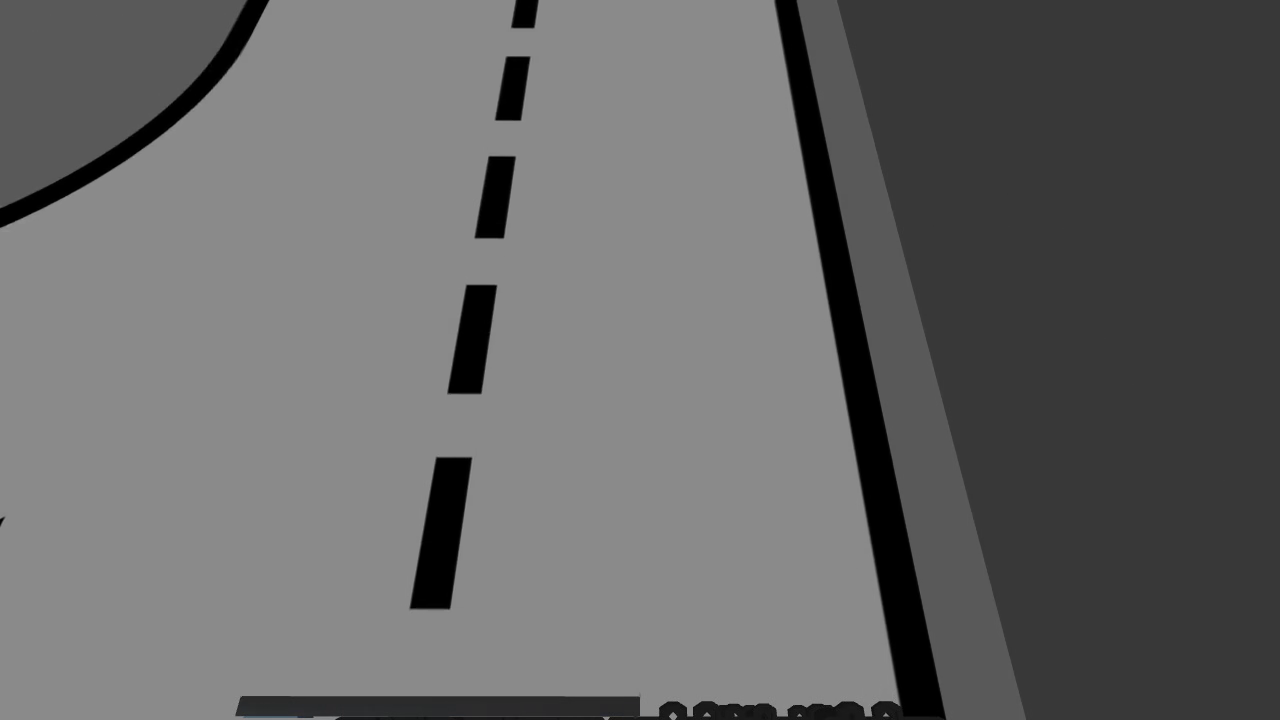
#> input picture frame 237 of sim_vid.mp4, 1280 x 720 px, given in place of video001.avi, which was not available
$ python lane_detection.py   (older library calls are emulated)
#> lines starting #> are read from the running program, lines starting #| are printed output that depends on the picture; after the words box and inside, x2 and y2 are one past the last pixel; in counts of white or black regions, pixels touching at a corner belong together; pictures that were not available may be replaced by others from this repository, and a replacement may not be noted
import cv2
import numpy as np

from sklearn.cluster import DBSCAN
from sklearn.preprocessing import StandardScaler

from scipy.spatial import distance_matrix

import time

DISPLAY = False

SAMPLE_SIZE = 150
DBSCAN_EPSILON = 0.7
HALF_LANE_SHIFT = 125
CANNY_THRESH_LOW = 550
CANNY_THRESH_HIGH = 650
EXIT_COVERAGE_PERCENT = 0.7
MAX_CONTOUR_AREA = 250
MIN_CONTOUR_AREA = 30
PRESPECTIVE_BGCOLOR = (90, 90, 90)
CROP_START_Y = 20
CROP_END_Y = 120
CROP_START_X = 40
CROP_END_X = 40

def prepare_for_canny(img):
    img = cv2.cvtColor(cv2.resize(img, None, fx=0.2, fy=0.2), cv2.COLOR_BGR2GRAY)
    img[np.where(img >= 150)] = 150
    return img

def get_lane_points(img):
    # Resize image to deal with less data
    img = prepare_for_canny(img)
    # Find lane edges
    edges = cv2.Canny(img, CANNY_THRESH_LOW, CANNY_THRESH_HIGH)
    if DISPLAY:
        cv2.imshow("edges", cv2.resize(edges, None, fx=5, fy=5))
    kernel = np.ones([6,1])
    edges = cv2.dilate(edges, kernel, iterations=1)

    # cv2.imshow("edges_dilation", cv2.resize(edges, None, fx=2, fy=2))
    # edges = cv2.erode(edges, kernel, iterations=8)

    # Extract sample points and rescale
    points = np.argwhere(edges[:,:] > 128)
    if points.shape[0] == 0:
        return points
    points = points[np.random.choice(
        len(points), size=min(SAMPLE_SIZE,len(points)-1), replace=False
    )]
    points = points * 5
    return points

def find_clusters(points):
    # Normalize the coordinates of the points
    x = StandardScaler().fit_transform(points)

    # DBSCAN model to cluster the points
    model = DBSCAN(eps=DBSCAN_EPSILON)

    return model.fit(x).labels_

def get_lane_curves(points, labels, img):
    ordered_labels = get_ordered_labels(points, labels)
    cluster_count = len(set(ordered_labels)) - (1 if -1 in ordered_labels else 0)
    # Distribute the points into separate arrays
    lane_lines = [points[np.where(ordered_labels == i)] for i in range(cluster_count)]

    return filter_curves(lane_lines, img)

def get_ordered_labels(data, labels):
    # Get the number of clusters excluding the noise
    cluster_count = len(set(labels)) - (1 if -1 in labels else 0)

    # Calculate centre-point of each cluster
    centres = np.array([np.sum(data[np.where(labels == i), 1]) / np.sum(np.where(labels == i)) for i in range(cluster_count)])

    # Sort centres ascendingly and get mapping from old labels to new labels
    label_to_index = np.argsort(np.argsort(centres))

    # return labels renumbered (ignore -1 labels)
    labels[labels != -1] = label_to_index[labels[labels != -1]]
    return labels

# [36 lines left out: function get_coverage, not called in this run]


def filter_curves(lines, img):
    curves = []
    for line in lines:
        # fit a straight line to the points
        params = np.polyfit(line[:, 0], line[:, 1], 1)
        curves.append(params)
    # If no curves detected ignore this frame
    if len(curves) == 0:
        return dict()

    # Get the index of the middle lane line
    mid_lane_index = get_midlane_index(curves, img)

    # If not found ignore this frame
    if mid_lane_index == -1:
        return dict()

    exit_curve = None
    for i in range(len(curves)):
        # Don't compare middle line to itself
        if i == mid_lane_index:
            continue
        # Calculate the angle between the curve and middle curve
        slope = curves[i][0]
        mid_slope = curves[mid_lane_index][0]
        angle = np.math.atan2(slope - mid_slope, 1 + slope * mid_slope)
        # Lines to the right of the middle curve have the opposite angle
        shift = HALF_LANE_SHIFT
        if i > mid_lane_index:
            angle = -angle
            shift = -shift
        # Check for the correct angle range and coverage
        if angle > np.math.pi / 6 and \
            angle < np.math.pi / 2.5 and \
                get_coverage(curves[i], lines[i], img.shape) >= EXIT_COVERAGE_PERCENT:
            exit_curve = shift_line(curves[i], shift)
            break

    # Generate the lane curves by shifting the middle line
    curves = {
        "left": shift_line(curves[mid_lane_index], -HALF_LANE_SHIFT),
        "right": shift_line(curves[mid_lane_index], HALF_LANE_SHIFT)
    }

    # If there is an exit curve add it at the end
    if exit_curve is not None:
        curves["exit"] = exit_curve
    return curves

def get_midlane_index(curves, img):
    # Get centres of rectangular contours
    midlane_points = get_midlane_points(img)

    # Count the number of points near to each curve
    curve_point_count = np.zeros((len(curves),))
    for i, curve in enumerate(curves):
        for point in midlane_points:
            distance = abs(point[0] - curve[0] * point[1] - curve[1]) / np.sqrt(1 + curve[0] ** 2)
            if distance / img.shape[0] < 0.1:
                curve_point_count[i] += 1

    # Get the index of the curve with maximum number of points
    try:
        max_index = int(np.argmax(curve_point_count))
    except:
        max_index = -1

    # if max_index != -1 and curve_point_count[max_index] > 0:
    #     draw_curve(img, curves[max_index])
    # cv2.imshow("img1", cv2.resize(img, None, fx=0.5, fy=0.5))

    # Return the index if it has points near to it otherwise return -1 (not found)
    return max_index if max_index != -1 and curve_point_count[max_index] > 0 else -1

def get_midlane_points(img):
    # Edge detection to find lane lines
    img = prepare_for_canny(img)
    edges = cv2.Canny(img , CANNY_THRESH_LOW, CANNY_THRESH_HIGH)
    kernel = np.ones([3,3])
    edges = cv2.dilate(edges, kernel, iterations=1)

    # Finding all contours in the edge image
    contours = cv2.findContours(edges, cv2.RETR_EXTERNAL, cv2.CHAIN_APPROX_SIMPLE)[0]

    points = []
    for i in contours:
        # Filtering Contours by area
        area = cv2.contourArea(i)
        if area > MAX_CONTOUR_AREA or area < MIN_CONTOUR_AREA:
            continue

        # Approximating number of vertices for contours
        epsilon = 0.05*cv2.arcLength(i,True)
        approx = cv2.convexHull(i)
        approx = cv2.approxPolyDP(approx,epsilon,True)

        # Filtering Contours by number of vertices
        if len(approx) >= 4:
            M = cv2.moments(approx)
            points.append((int(M['m10']/M['m00']) * 5, int(M['m01']/ M['m00']) * 5))

    # [5 lines of commented-out code are left out]

    return points

def shift_line(line, shift):
    new_curve = np.copy(line)
    new_curve[1] = shift * np.sqrt(new_curve[0] ** 2 + 1) + new_curve[1]
    return new_curve

# [14 lines left out: function draw_curve, not called in this run]

def draw_lane(img, curve1, curve2, color, opacity=0.6):
    x = np.array([i for i in range(0, img.shape[0], 10)], dtype=np.int)
    y1 = np.polyval(curve1, x).astype(np.int)
    y2 = np.polyval(curve2, x).astype(np.int)
    points = np.row_stack((np.column_stack((y1, x)), np.column_stack((y2, x))[::-1]))
    overlay = img.copy()
    cv2.fillPoly(overlay, [points], color=color)
    cv2.addWeighted(overlay, opacity, img, 1 - opacity, 0, img)

def draw_lane_from_curve(img, curve, shift, color):
    curve1 = shift_line(curve, -shift)
    curve2 = shift_line(curve, shift)
    draw_lane(img, curve1, curve2, color)

# [30 lines left out: functions render_clusters, prespective_transform, not called in this run]

def get_curve_value(curves, key, img_shape):
    if key not in curves:
        return None

    curve = curves[key]
    curve_midpoint = np.polyval(curve, img_shape[0] // 2)
    return min(1, max(-1 ,(curve_midpoint - img_shape[1] // 2) / (img_shape[1] // 2)))

def detect_lanes(img):
    img = cv2.resize(img[CROP_START_Y:img.shape[0] - CROP_END_Y,CROP_START_X:img.shape[1]-CROP_END_X,:], None, fx=1, fy=1)

    # img_presp = prespective_transform(img)
    img_presp = img.copy()

    points = get_lane_points(img_presp)
    if points.shape[0] == 0:
        return {
            "image": img,
            "image_prespective": img_presp,
            "left_lane": None,
            "right_lane": None,
            "exit_lane": None
        }

    labels = find_clusters(points)

    curves = get_lane_curves(points, labels, img_presp)

    colors = [(0,0,255), (0,255,0), (255,0,0), (255,255,0)]

    for i, (name, curve) in enumerate(curves.items()):
        draw_lane_from_curve(img_presp, curve, HALF_LANE_SHIFT, colors[i])
        val = get_curve_value(curves, name, img.shape)
        cv2.putText(img_presp, str(val), (np.polyval(curve, img_presp.shape[0] - 20).astype(int), img_presp.shape[0] - 20), cv2.FONT_HERSHEY_SIMPLEX, 0.6, colors[3-i], 2)

    # img_presp = render_clusters(points, labels, img.shape)

    return {
        "image": img,
        "image_prespective": img_presp,
        "left_lane": get_curve_value(curves, "left", img_presp.shape),
        "right_lane": get_curve_value(curves, "right", img_presp.shape),
        "exit_lane": get_curve_value(curves, "exit", img_presp.shape)
    }

def main():
    cap = cv2.VideoCapture("video001.avi")
    last_time = time.time()

    paused = False
    while True:
        frame_number = cap.get(cv2.CAP_PROP_POS_FRAMES)
        if frame_number == cap.get(cv2.CAP_PROP_FRAME_COUNT):
            cap.set(cv2.CAP_PROP_POS_FRAMES, 0)
        _, frame = cap.read()
#> frame is the input picture: shape (720, 1280, 3); mean B, G, R 103.8, 103.7, 103.7

        detection = detect_lanes(frame)
#> in detect_lanes, `img = cv2.resize(img[CROP_START_Y:img.shape[0] - CROP_END_Y,CROP_START..`:
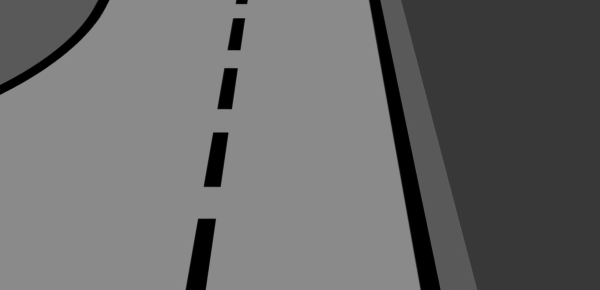
#> img: shape (580, 1200, 3) (shown at 1/2 size); min 0, max 152, mean 105.1
#> in get_lane_points, `edges = cv2.Canny(img, CANNY_THRESH_LOW, CANNY_THRESH_HIGH)`:
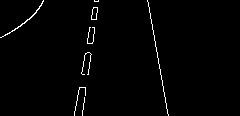
#> edges: shape (116, 240); 1.4% white in thin lines or dots, all inside (x1, y1, x2, y2) = (0, 0, 169, 116)
#> in get_lane_points, `edges = cv2.dilate(edges, kernel, iterations=1)`:
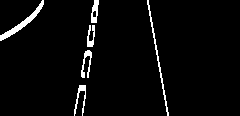
#> edges: shape (116, 240); 3.6% white; 6 white regions, box (x1, y1, x2, y2) and area: (0, 0, 44, 41) 295, (147, 0, 169, 116) 220, (81, 50, 92, 78) 134, (74, 85, 86, 116) 131, (91, 0, 99, 23) 117, (87, 25, 95, 47) 106
#> in get_lane_points, `points = np.argwhere(edges[:,:] > 128)`: points = 1003 pairs, first value 0 to 115, second value 0 to 168
#> in get_lane_points, `points = points[np.random.choice( len(points), size=min(SAMPLE_SIZE,le..`: points = 150 pairs, first value 0 to 115, second value 0 to 167
#> in get_lane_points, `points = points * 5`: points = 150 pairs, first value 0 to 575, second value 0 to 835
#> in find_clusters, `x = StandardScaler().fit_transform(points)`: x = 150 pairs, first value -1.48 to 2.2, second value -1.47 to 1.69
#> in detect_lanes, `labels = find_clusters(points)`: labels = 150 values, max 2 at index 4, min 0 at index 0, mean 1.17
#> in get_ordered_labels, `cluster_count = len(set(labels)) - (1 if -1 in labels else 0)`: cluster_count = 3
#> in get_ordered_labels, `centres = np.array([np.sum(data[np.where(labels == i), 1]) / np.sum(np..`: centres = [10.21, 1.47, 5.61]
#> in get_ordered_labels, `label_to_index = np.argsort(np.argsort(centres))`: label_to_index = [2, 0, 1]
#> in get_lane_curves, `ordered_labels = get_ordered_labels(points, labels)`: ordered_labels = 150 values, max 2 at index 0, min 0 at index 2, mean 0.847
#> in get_lane_curves, `cluster_count = len(set(ordered_labels)) - (1 if -1 in ordered_labels ..`: cluster_count = 3
#> in get_lane_curves, `lane_lines = [points[np.where(ordered_labels == i)] for i in range(clu..`: lane_lines = 3 items
#> the loop in filter_curves, `for line in lines:` made 3 passes
#> params on passes 1 to 3: [-1.2, 244.6], [-0.156, 483.2], [0.179, 736.6]
#> after the loop in filter_curves, `for line in lines:`: curves = [[-1.2, 244.6], [-0.156, 483.2], [0.179, 736.6]]
#> in get_midlane_points, `edges = cv2.dilate(edges, kernel, iterations=1)`:
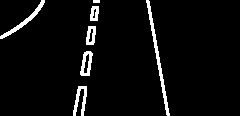
#> edges: shape (116, 240); 4.6% white; 7 white regions
#> in get_midlane_points, `contours = cv2.findContours(edges, cv2.RETR_EXTERNAL, cv2.CHAIN_APPROX..`: contours = 7 contours, 1 with area under 20; largest, box (x1, y1, x2, y2) and area: (146, 0, 170, 116) 272, (80, 51, 93, 76) 202, (0, 0, 45, 39) 189, (73, 86, 87, 116) 140, (86, 26, 96, 45) 136, (90, 6, 99, 21) 96
#> the loop in get_midlane_points, `for i in contours:` made 7 passes
#> (area, epsilon, approx) on passes 1, 2, 3, 4, 7: (140, 6.67, [[86, 86], [83, 115], [73, 115], [78, 86]]), (201.5, 3.28, [[90, 51], [89, 75], [81, 75], [83, 54]]), (136, 2.58, [[95, 26], [94, 42], [86, 44], [88, 26]]), (96.5, 2.11, [[98, 6], [97, 20], [90, 20], [92, 6]]), (189, 6.33, [[44, 0], [0, 38]])
#> after the loop in get_midlane_points, `for i in contours:`: points = [(395, 505), (425, 320), (450, 170), (470, 65)]
#> in get_midlane_index, `curve_point_count = np.zeros((len(curves),))`: curve_point_count = [0, 0, 0]
#> the loop in get_midlane_index, `for i, curve in enumerate(curves):` made 3 passes
#> after the loop in get_midlane_index, `for i, curve in enumerate(curves):`: curve_point_count = [0, 4, 0]
#> in get_midlane_index, `max_index = int(np.argmax(curve_point_count))`: max_index = 1
#> the loop in filter_curves, `for i in range(len(curves)): # Don't compare middle line to itself` made 3 passes
#> (slope, mid_slope, angle, shift) on passes 1, 3: (-1.2, -0.156, -0.719, 125), (0.179, -0.156, -0.332, -125)
#> in shift_line, `new_curve = np.copy(line)`: new_curve = [-0.156, 483.2]
#> in filter_curves, `curves = { "left": shift_line(curves[mid_lane_index], -HALF_LANE_SHIFT..`: curves = {'left': [-0.156, 356.7], 'right': [-0.156, 609.7]}
#> the loop in detect_lanes, `for i, (name, curve) in enumerate(curves.items()):` made 2 passes
#> (name, curve1 in draw_lane_from_curve, curve2 in draw_lane_from_curve, curve_midpoint in get_curve_value, val) on passes 1 to 2: ('left', [-0.156, 230.2], [-0.156, 483.2], 311.3, -0.481), ('right', [-0.156, 483.2], [-0.156, 736.2], 564.4, -0.0594)
#> pass 2, in draw_lane (call 2), `overlay = img.copy()`:
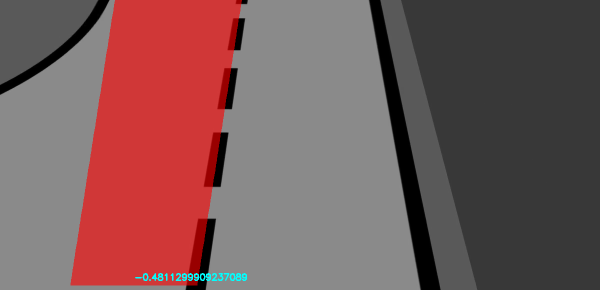
#> overlay: shape (580, 1200, 3) (shown at 1/2 size); mean of channels 0, 1, 2 89, 89, 120.1; drawn as B, G, R
#> after the loop in detect_lanes, `for i, (name, curve) in enumerate(curves.items()):`:
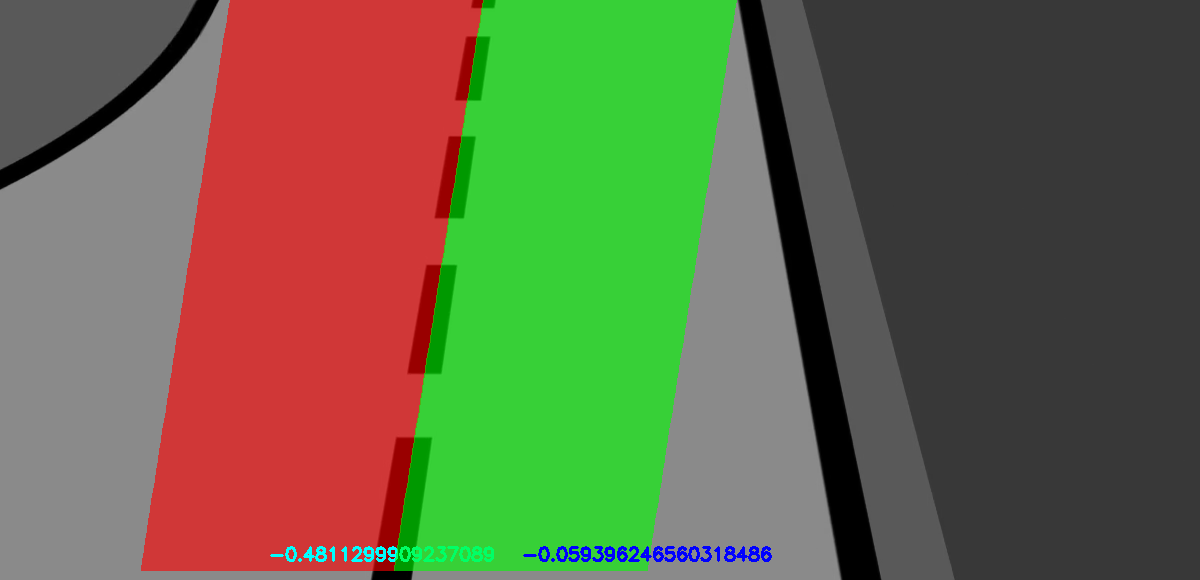
#> img_presp: shape (580, 1200, 3); mean of channels 0, 1, 2 72.9, 103.8, 103.3; drawn as B, G, R
#> detection = 5 items
        img = detection["image"]
        img_presp = detection["image_prespective"]

        if DISPLAY:
            cv2.imshow("img", img)
            cv2.imshow("imgpresp", img_presp)

        if paused:
            key = cv2.waitKey()
        else:
            key = cv2.waitKey(1)
#> (key q is pressed here)

        if key == ord('q'):
            break
        elif key == ord('p'):
            paused = True
        elif key == ord('r'):
            paused = False
        elif key == ord('b') and paused:
            frame_number = cap.get(cv2.CAP_PROP_POS_FRAMES)
            cap.set(cv2.CAP_PROP_POS_FRAMES, frame_number - 2)
        elif key == ord('s') and paused:
            cv2.imwrite(f"frame{cap.get(cv2.CAP_PROP_POS_FRAMES)}.jpg", frame)

        FPS = 1 / (time.time() - last_time)
        last_time = time.time()
        print("{:.2f} FPS".format(FPS))

    cv2.destroyAllWindows()
    cap.release()

if __name__ == "__main__":
    main()
